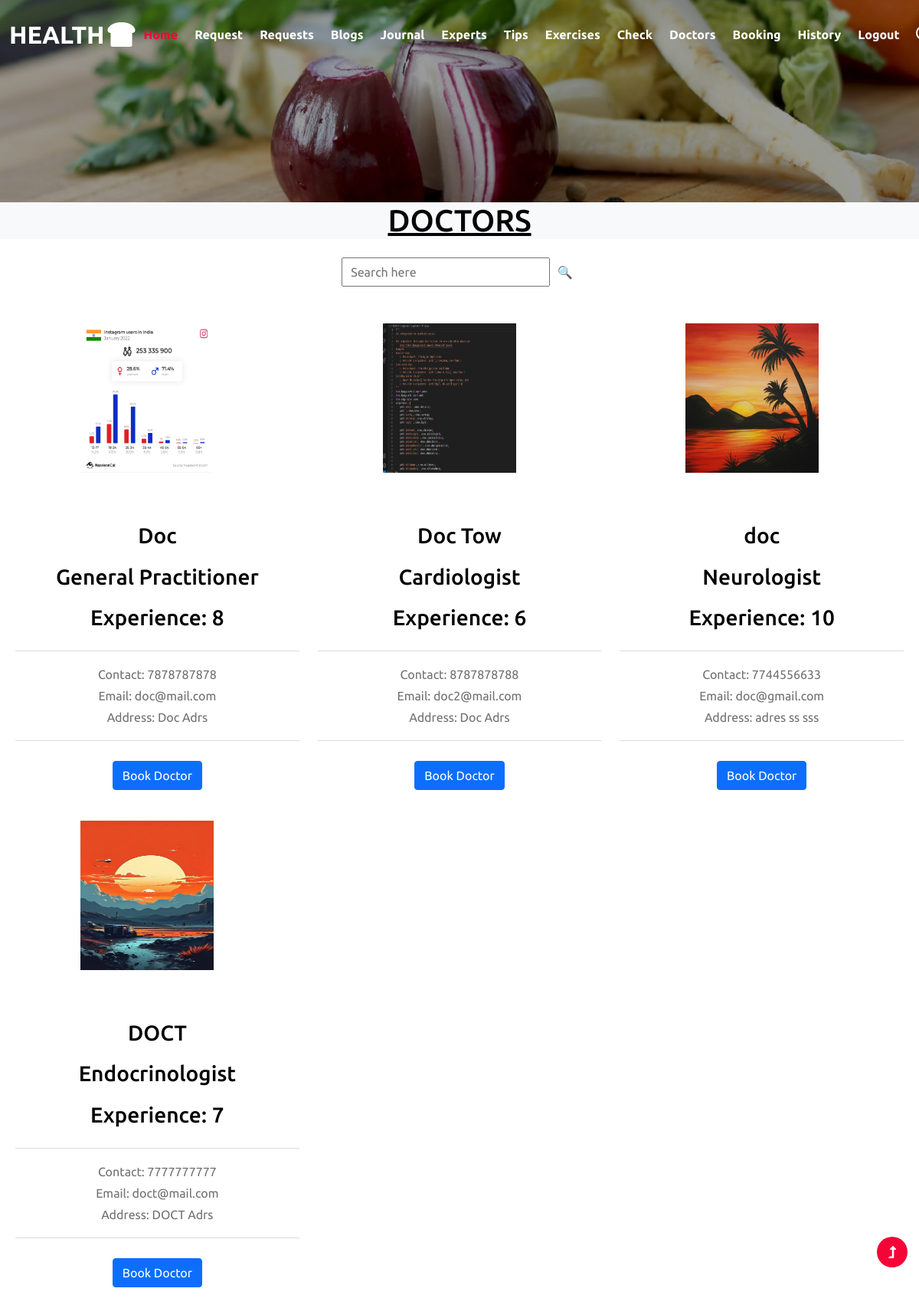
The app's page /userdocs with its own data.
### phwApp/models.py (models this page shows)
class Doctor(models.Model):
    name=models.CharField(max_length=100)
    address=models.CharField(max_length=100)
    phone=models.BigIntegerField()
    email=models.EmailField()
    qualification=models.FileField(null=True)
    experience=models.CharField(max_length=100)
    specialization=models.CharField(max_length=100, null=True)
    user = models.ForeignKey(User, on_delete=models.CASCADE, null=True)

### phwApp/views.py (the view)
# urls.py: path('userdocs', views.userdocs),
def userdocs(request):
    data = Doctor.objects.filter(user__is_active=1)
    if request.POST:
        search = request.POST['search']
        data = Doctor.objects.filter(Q(user__is_active=1) & Q(Q(name__contains=search) | Q(specialization__contains=search)))
    return render(request, "userdocs.html", {"data":data})

### template/userdocs.html (shortened to what this page needs)
{% extends "commonbaseuser.html" %}
{% block content3 %}
<h1 align="center" class="bg-light"><u>DOCTORS</u></h1>
<div class="w3-services-grids py-lg-4 text-center" style="padding: 20px;">
    <form action="" method="post">
        <input type="search" name="search" placeholder="Search here" style="padding: 5px 10px;" id="">
        <input type="submit" value="🔍" style="background: none; border: none; outline: none;">
    </form>
    <br>
    <br>
    <div class="fea-gd-vv row">
        {% for i in data %}
        <div class="col-lg-4 col-md-7" style="margin-bottom: 30px">
            <div class="feature-gd icon-yellow">
                <div class="icon">
                    <a href="/static/media/{{i.qualification}}" target="_blank"><img
                            src="/static/media/{{i.qualification}}"
                            style="
                                height: 200px;
                                width: 200px;
                                padding-right: 26px;
                                padding-bottom: 5px;
                            "
                    /></a>
                </div>
                <div class="info" style="margin-top: 50px">
                    <h3>{{i.name}}</h3>
                    <h3>{{i.specialization}}</h3>
                    <h3>Experience: {{i.experience}}</h3>
                    <hr>
                    <p>Contact: {{i.phone}}</p>
                    <p>Email: {{i.email}}</p>
                    <p>Address: {{i.address}}</p>
                    <hr>
                    <ul>
                        <li class="cary-li-w3-agileits">
                            <div class="snipcart-details top_brand_home_details">
                                <form action="#" method="post">
                                    <fieldset>
                                        <a href="/userviewdocdetails?id={{i.id}}"
                                            ><input
                                                type="button"
                                                name="submit"
                                                value="Book Doctor"
                                                class="btn btn-primary"
                                        /></a>
                                    </fieldset>
                                </form>
                            </div>
                        </li>
                    </ul>
                </div>
            </div>
        </div>
        {% endfor %}
    </div>
</div>
{% endblock %}

### template/userdocs.html (style rules this page uses)
h3,fieldset { padding: 10px; color:rgb(0, 0, 0) }

### records on screen
Doctor: qualification (picture), name "Doc", specialization "General Practitioner", experience "8", phone "7878787878", email "doc@mail.com", address "Doc Adrs"
Doctor: qualification (picture), name "Doc Tow", specialization "Cardiologist", experience "6", phone "8787878788", email "doc2@mail.com", address "Doc Adrs"
Doctor: qualification (picture), name "doc", specialization "Neurologist", experience "10", phone "7744556633", email "doc@gmail.com", address "adres ss sss"
Doctor: qualification (picture), name "DOCT", specialization "Endocrinologist", experience "7", phone "7777777777", email "doct@mail.com", address "DOCT Adrs"
